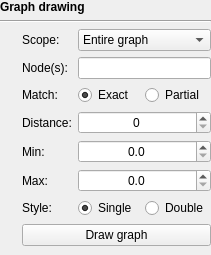
         <widget class="QWidget" name="graphDrawingWidget" native="true">
          <property name="enabled">
           <bool>true</bool>
          </property>
          <layout class="QVBoxLayout" name="verticalLayout_2">
           <property name="leftMargin">
            <number>0</number>
           </property>
           <property name="topMargin">
            <number>0</number>
           </property>
           <property name="rightMargin">
            <number>0</number>
           </property>
           <property name="bottomMargin">
            <number>0</number>
           </property>
           <item>
            <widget class="QLabel" name="label_5">
             <property name="font">
              <font>
               <weight>75</weight>
               <bold>true</bold>
              </font>
             </property>
             <property name="text">
              <string>Graph drawing</string>
             </property>
            </widget>
           </item>
           <item>
            <widget class="Line" name="line">
             <property name="orientation">
              <enum>Qt::Horizontal</enum>
             </property>
            </widget>
           </item>
           <item>
            <widget class="QWidget" name="graphDrawingWidget_2" native="true">
             <layout class="QGridLayout" name="graphDrawingGridLayout">
              <property name="leftMargin">
               <number>0</number>
              </property>
              <property name="topMargin">
               <number>0</number>
              </property>
              <property name="rightMargin">
               <number>0</number>
              </property>
              <item row="2" column="0">
               <widget class="InfoTextWidget" name="startingNodesMatchTypeInfoText" native="true">
                <property name="enabled">
                 <bool>true</bool>
                </property>
                <property name="sizePolicy">
                 <sizepolicy hsizetype="Fixed" vsizetype="Fixed">
                  <horstretch>0</horstretch>
                  <verstretch>0</verstretch>
                 </sizepolicy>
                </property>
                <property name="minimumSize">
                 <size>
                  <width>16</width>
                  <height>16</height>
                 </size>
                </property>
               </widget>
              </item>
              <item row="1" column="0">
               <widget class="InfoTextWidget" name="startingNodesInfoText" native="true">
                <property name="enabled">
                 <bool>true</bool>
                </property>
                <property name="sizePolicy">
                 <sizepolicy hsizetype="Fixed" vsizetype="Fixed">
                  <horstretch>0</horstretch>
                  <verstretch>0</verstretch>
                 </sizepolicy>
                </property>
                <property name="minimumSize">
                 <size>
                  <width>16</width>
                  <height>16</height>
                 </size>
                </property>
               </widget>
              </item>
              <item row="0" column="0">
               <widget class="InfoTextWidget" name="graphScopeInfoText" native="true">
                <property name="sizePolicy">
                 <sizepolicy hsizetype="Fixed" vsizetype="Fixed">
                  <horstretch>0</horstretch>
                  <verstretch>0</verstretch>
                 </sizepolicy>
                </property>
                <property name="minimumSize">
                 <size>
                  <width>16</width>
                  <height>16</height>
                 </size>
                </property>
               </widget>
              </item>
              <item row="2" column="2">
               <widget class="QWidget" name="startingNodesMatchTypeWidget" native="true">
                <layout class="QHBoxLayout" name="horizontalLayout_5">
                 <property name="spacing">
                  <number>0</number>
                 </property>
                 <property name="leftMargin">
                  <number>0</number>
                 </property>
                 <property name="topMargin">
                  <number>0</number>
                 </property>
                 <property name="rightMargin">
                  <number>0</number>
                 </property>
                 <property name="bottomMargin">
                  <number>0</number>
                 </property>
                 <item>
                  <widget class="QRadioButton" name="startingNodesExactMatchRadioButton">
                   <property name="sizePolicy">
                    <sizepolicy hsizetype="Minimum" vsizetype="Fixed">
                     <horstretch>0</horstretch>
                     <verstretch>0</verstretch>
                    </sizepolicy>
                   </property>
                   <property name="focusPolicy">
                    <enum>Qt::StrongFocus</enum>
                   </property>
                   <property name="text">
                    <string>Exact</string>
                   </property>
                   <property name="checked">
                    <bool>true</bool>
                   </property>
                  </widget>
                 </item>
                 <item>
                  <widget class="QRadioButton" name="startingNodesPartialMatchRadioButton">
                   <property name="sizePolicy">
                    <sizepolicy hsizetype="Minimum" vsizetype="Fixed">
                     <horstretch>0</horstretch>
                     <verstretch>0</verstretch>
                    </sizepolicy>
                   </property>
                   <property name="focusPolicy">
                    <enum>Qt::StrongFocus</enum>
                   </property>
                   <property name="text">
                    <string>Partial</string>
                   </property>
                  </widget>
                 </item>
                </layout>
               </widget>
              </item>
              <item row="3" column="0">
               <widget class="InfoTextWidget" name="nodeDistanceInfoText" native="true">
                <property name="enabled">
                 <bool>true</bool>
                </property>
                <property name="sizePolicy">
                 <sizepolicy hsizetype="Fixed" vsizetype="Fixed">
                  <horstretch>0</horstretch>
                  <verstretch>0</verstretch>
                 </sizepolicy>
                </property>
                <property name="minimumSize">
                 <size>
                  <width>16</width>
                  <height>16</height>
                 </size>
                </property>
               </widget>
              </item>
              <item row="6" column="0">
               <widget class="InfoTextWidget" name="nodeStyleInfoText" native="true">
                <property name="sizePolicy">
                 <sizepolicy hsizetype="Fixed" vsizetype="Fixed">
                  <horstretch>0</horstretch>
                  <verstretch>0</verstretch>
                 </sizepolicy>
                </property>
                <property name="minimumSize">
                 <size>
                  <width>16</width>
                  <height>16</height>
                 </size>
                </property>
               </widget>
              </item>
              <item row="6" column="2">
               <widget class="QWidget" name="nodeStyleWidget" native="true">
                <layout class="QHBoxLayout" name="horizontalLayout_6">
                 <property name="spacing">
                  <number>0</number>
                 </property>
                 <property name="leftMargin">
                  <number>0</number>
                 </property>
                 <property name="topMargin">
                  <number>0</number>
                 </property>
                 <property name="rightMargin">
                  <number>0</number>
                 </property>
                 <property name="bottomMargin">
                  <number>0</number>
                 </property>
                 <item>
                  <widget class="QRadioButton" name="singleNodesRadioButton">
                   <property name="sizePolicy">
                    <sizepolicy hsizetype="Minimum" vsizetype="Fixed">
                     <horstretch>0</horstretch>
                     <verstretch>0</verstretch>
                    </sizepolicy>
                   </property>
                   <property name="focusPolicy">
                    <enum>Qt::StrongFocus</enum>
                   </property>
                   <property name="text">
                    <string>Single</string>
                   </property>
                   <property name="checked">
                    <bool>true</bool>
                   </property>
                  </widget>
                 </item>
                 <item>
                  <widget class="QRadioButton" name="doubleNodesRadioButton">
                   <property name="sizePolicy">
                    <sizepolicy hsizetype="Minimum" vsizetype="Fixed">
                     <horstretch>0</horstretch>
                     <verstretch>0</verstretch>
                    </sizepolicy>
                   </property>
                   <property name="focusPolicy">
                    <enum>Qt::StrongFocus</enum>
                   </property>
                   <property name="text">
                    <string>Double</string>
                   </property>
                  </widget>
                 </item>
                </layout>
               </widget>
              </item>
              <item row="9" column="1" colspan="2">
               <widget class="QPushButton" name="drawGraphButton">
                <property name="focusPolicy">
                 <enum>Qt::StrongFocus</enum>
                </property>
                <property name="text">
                 <string>Draw graph</string>
                </property>
               </widget>
              </item>
              <item row="6" column="1">
               <widget class="QLabel" name="nodeStyleLabel">
                <property name="sizePolicy">
                 <sizepolicy hsizetype="Minimum" vsizetype="Preferred">
                  <horstretch>0</horstretch>
                  <verstretch>0</verstretch>
                 </sizepolicy>
                </property>
                <property name="text">
                 <string>Style:</string>
                </property>
               </widget>
              </item>
              <item row="3" column="2">
               <widget class="QSpinBox" name="nodeDistanceSpinBox">
                <property name="enabled">
                 <bool>true</bool>
                </property>
                <property name="sizePolicy">
                 <sizepolicy hsizetype="Minimum" vsizetype="Fixed">
                  <horstretch>0</horstretch>
                  <verstretch>0</verstretch>
                 </sizepolicy>
                </property>
                <property name="focusPolicy">
                 <enum>Qt::StrongFocus</enum>
                </property>
                <property name="alignment">
                 <set>Qt::AlignCenter</set>
                </property>
                <property name="maximum">
                 <number>10000</number>
                </property>
               </widget>
              </item>
              <item row="1" column="1">
               <widget class="QLabel" name="startingNodesLabel">
                <property name="enabled">
                 <bool>true</bool>
                </property>
                <property name="sizePolicy">
                 <sizepolicy hsizetype="Minimum" vsizetype="Preferred">
                  <horstretch>0</horstretch>
                  <verstretch>0</verstretch>
                 </sizepolicy>
                </property>
                <property name="text">
                 <string>Node(s):</string>
                </property>
               </widget>
              </item>
              <item row="1" column="2">
               <widget class="QLineEdit" name="startingNodesLineEdit">
                <property name="enabled">
                 <bool>true</bool>
                </property>
                <property name="sizePolicy">
                 <sizepolicy hsizetype="Minimum" vsizetype="Fixed">
                  <horstretch>0</horstretch>
                  <verstretch>0</verstretch>
                 </sizepolicy>
                </property>
                <property name="focusPolicy">
                 <enum>Qt::StrongFocus</enum>
                </property>
               </widget>
              </item>
              <item row="0" column="2">
               <widget class="QComboBox" name="graphScopeComboBox">
                <property name="sizePolicy">
                 <sizepolicy hsizetype="Minimum" vsizetype="Fixed">
                  <horstretch>0</horstretch>
                  <verstretch>0</verstretch>
                 </sizepolicy>
                </property>
                <property name="focusPolicy">
                 <enum>Qt::StrongFocus</enum>
                </property>
                <item>
                 <property name="text">
                  <string>Entire graph</string>
                 </property>
                </item>
                <item>
                 <property name="text">
                  <string>Around nodes</string>
                 </property>
                </item>
                <item>
                 <property name="text">
                  <string>Around BLAST hits</string>
                 </property>
                </item>
                <item>
                 <property name="text">
                  <string>Depth range</string>
                 </property>
                </item>
               </widget>
              </item>
              <item row="0" column="1">
               <widget class="QLabel" name="graphScopeLabel">
                <property name="sizePolicy">
                 <sizepolicy hsizetype="Minimum" vsizetype="Preferred">
                  <horstretch>0</horstretch>
                  <verstretch>0</verstretch>
                 </sizepolicy>
                </property>
                <property name="text">
                 <string>Scope:</string>
                </property>
               </widget>
              </item>
              <item row="3" column="1">
               <widget class="QLabel" name="nodeDistanceLabel">
                <property name="enabled">
                 <bool>true</bool>
                </property>
                <property name="text">
                 <string>Distance:</string>
                </property>
               </widget>
              </item>
              <item row="2" column="1">
               <widget class="QLabel" name="startingNodesMatchTypeLabel">
                <property name="enabled">
                 <bool>true</bool>
                </property>
                <property name="sizePolicy">
                 <sizepolicy hsizetype="Minimum" vsizetype="Preferred">
                  <horstretch>0</horstretch>
                  <verstretch>0</verstretch>
                 </sizepolicy>
                </property>
                <property name="text">
                 <string>Match:</string>
                </property>
               </widget>
              </item>
              <item row="4" column="2">
               <widget class="QDoubleSpinBox" name="minDepthSpinBox">
                <property name="focusPolicy">
                 <enum>Qt::StrongFocus</enum>
                </property>
                <property name="alignment">
                 <set>Qt::AlignCenter</set>
                </property>
                <property name="decimals">
                 <number>1</number>
                </property>
                <property name="maximum">
                 <double>1000000.000000000000000</double>
                </property>
               </widget>
              </item>
              <item row="4" column="0">
               <widget class="InfoTextWidget" name="minDepthInfoText" native="true">
                <property name="sizePolicy">
                 <sizepolicy hsizetype="Fixed" vsizetype="Fixed">
                  <horstretch>0</horstretch>
                  <verstretch>0</verstretch>
                 </sizepolicy>
                </property>
                <property name="minimumSize">
                 <size>
                  <width>16</width>
                  <height>16</height>
                 </size>
                </property>
               </widget>
              </item>
              <item row="9" column="0">
               <widget class="InfoTextWidget" name="drawGraphInfoText" native="true">
                <property name="sizePolicy">
                 <sizepolicy hsizetype="Fixed" vsizetype="Fixed">
                  <horstretch>0</horstretch>
                  <verstretch>0</verstretch>
                 </sizepolicy>
                </property>
                <property name="minimumSize">
                 <size>
                  <width>16</width>
                  <height>16</height>
                 </size>
                </property>
               </widget>
              </item>
              <item row="4" column="1">
               <widget class="QLabel" name="minDepthLabel">
                <property name="sizePolicy">
                 <sizepolicy hsizetype="Minimum" vsizetype="Preferred">
                  <horstretch>0</horstretch>
                  <verstretch>0</verstretch>
                 </sizepolicy>
                </property>
                <property name="text">
                 <string>Min:</string>
                </property>
               </widget>
              </item>
              <item row="5" column="0">
               <widget class="InfoTextWidget" name="maxDepthInfoText" native="true">
                <property name="sizePolicy">
                 <sizepolicy hsizetype="Fixed" vsizetype="Fixed">
                  <horstretch>0</horstretch>
                  <verstretch>0</verstretch>
                 </sizepolicy>
                </property>
                <property name="minimumSize">
                 <size>
                  <width>16</width>
                  <height>16</height>
                 </size>
                </property>
               </widget>
              </item>
              <item row="5" column="1">
               <widget class="QLabel" name="maxDepthLabel">
                <property name="sizePolicy">
                 <sizepolicy hsizetype="Minimum" vsizetype="Preferred">
                  <horstretch>0</horstretch>
                  <verstretch>0</verstretch>
                 </sizepolicy>
                </property>
                <property name="text">
                 <string>Max:</string>
                </property>
               </widget>
              </item>
              <item row="5" column="2">
               <widget class="QDoubleSpinBox" name="maxDepthSpinBox">
                <property name="focusPolicy">
                 <enum>Qt::StrongFocus</enum>
                </property>
                <property name="alignment">
                 <set>Qt::AlignCenter</set>
                </property>
                <property name="decimals">
                 <number>1</number>
                </property>
                <property name="maximum">
                 <double>1000000.000000000000000</double>
                </property>
               </widget>
              </item>
             </layout>
            </widget>
           </item>
          </layout>
         </widget>
